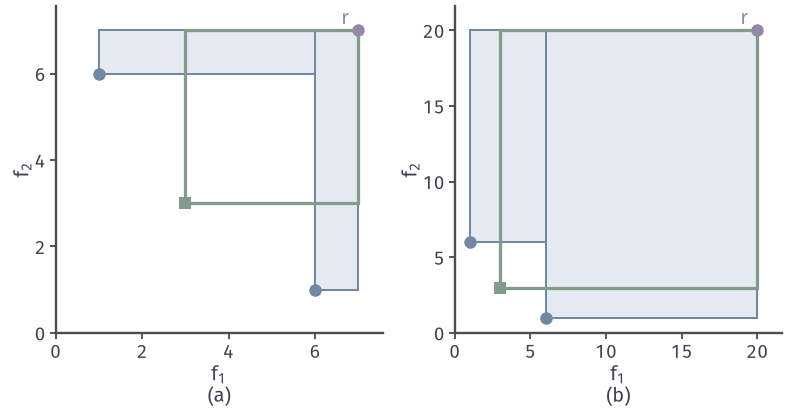

This figure's Python source:
from pathlib import Path
import sys
sys.path.insert(0, str(Path(__file__).resolve().parents[1]/"moo-common"))
from moo_fig import *
HERE = Path(__file__).resolve().parent
# Hypervolume comparison flips with the reference point: S1={(1,6),(6,1)}, S2={(3,3)}.
S = [np.array([[1., 6.], [6., 1.]]), np.array([[3., 3.]])]
def rects(P, r):
    xs = np.r_[P[:, 0], r[0]]; return [(xs[i], xs[i+1], P[i, 1]) for i in range(len(P))]
def hv(P, r): return sum((b-a)*(r[1]-y) for a, b, y in rects(P, r))
R = [np.array([7., 7.]), np.array([20., 20.])]
fig, axes = figure(width_mm=112, height_mm=58, ncols=2)
panels(fig, .07, .985, .985, .19, .22)
out = []
for ax, r in zip(axes, R):
    m = r[0]*1.08; step = 2 if r[0] < 10 else 5; setup(ax, (0, m), (0, m), range(0, int(m)+1, step), range(0, int(m)+1, step), equal=True)
    for a, b, y in rects(S[0], r): ax.fill([a, b, b, a], [y, y, r[1], r[1]], facecolor=BLUE_FILL, edgecolor=BLUE, lw=.8, zorder=1)
    for a, b, y in rects(S[1], r): ax.fill([a, b, b, a], [y, y, r[1], r[1]], facecolor='none', edgecolor=GREEN, lw=1.3, zorder=2)
    ax.plot(S[0][:, 0], S[0][:, 1], 'o', color=BLUE, ms=5, mew=0, zorder=4); ax.plot(S[1][:, 0], S[1][:, 1], 's', color=GREEN, ms=4.8, mew=0, zorder=4); dot(ax, r, PURPLE)
    ax.text(r[0]*.97, r[1]*1.02, '$r$', color=PURPLE, ha='right'); out.append((hv(S[0], r), hv(S[1], r)))
tags(fig, axes)
save(fig, HERE, 'figure', {'hv': out}); print(out)
